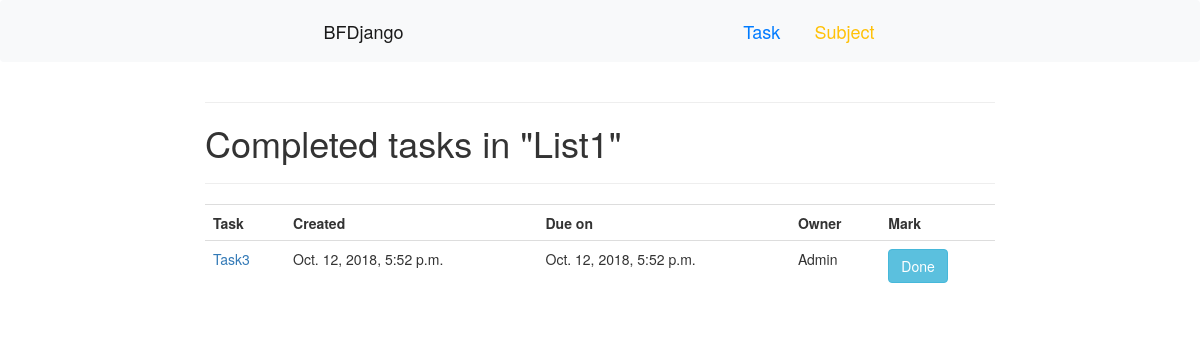
Screenshot of /todos/1/completed/ with the database file from the repository.
### main/models.py (models this page shows, shortened)
class Task(models.Model):
	task_name = models.CharField(max_length = 255)
	created = models.DateTimeField(auto_now_add = True)
	due_on = models.DateTimeField()
	owner = models.CharField( max_length = 255, default= "Admin")
	mark = models.BooleanField( default = False)
	task_list = models.ForeignKey(Task_list, on_delete=models.CASCADE, default = None)

### main/views.py (the view)
# urls.py: re_path(r'^todos/(\d+)/completed/$', views.completed_todos, name='completed_todos'),
def completed_todos(request, index):
    tasks = Task.objects.all()
    context = {
    'task': tasks
    }
    return render(request, "main/completed_todo_list.html",context)

### main/templates/main/completed_todo_list.html
{% extends "main/main.html"%}
{%block body%}
<hr>
<h1>Completed tasks in "List1"</h1>
<table class="table">
    <tr>
        <th>Task</th>
        <th>Created</th>
        <th>Due on</th>
        <th>Owner</th>
        <th>Mark</th>
    </tr>
      {% for val in task %}
        <tr>
            {% if val.mark %}
            <td><a href="">{{val.task_name}}</a></td>
            <td>{{val.created}}</td>
            <td>{{val.due_on}}</td>
            <td>{{val.owner}}</td>
            <td><button class="btn btn-info">Done</button></td>
            {% endif %}
        </tr>
     {% endfor %}
  <hr>
</table>
{% endblock %}

### rows the page displays
Task: task_name "Task3", created "Oct. 12, 2018, 5:52 p.m.", due_on "Oct. 12, 2018, 5:52 p.m.", owner "Admin"
